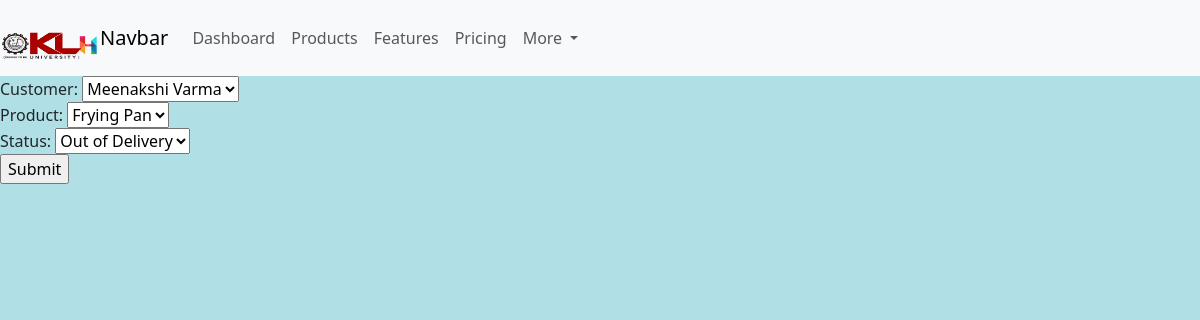
The page /update_order/2/ (signed in) on the database its author committed.
### calc/models.py (models this page shows)
class Order(models.Model):
    STATUS=(
    ('Pending','Pending'),
    ('Out of Delivery','Out of Delivery'),
    ('Delivered','Delivered')
    )
    customer=models.ForeignKey(Customer, null=True, on_delete=models.SET_NULL)
    product=models.ForeignKey(Product, null=True, on_delete=models.SET_NULL)
    status=models.CharField(max_length=300, choices=STATUS)

### calc/views.py (the view)
# urls.py: path('update_order/<str:pk>/',views.updateOrder, name='update_order'),
@login_required(login_url='login')
@cache_control(no_cache=True, must_revalidate=True, no_store=True)
def updateOrder(request, pk):
    order=Order.objects.get(id=pk)
    form=OrderForm(instance=order)
    if request.method=="POST":
        form=OrderForm(request.POST, instance=order)
    if form.is_valid():
        form.save()
        return redirect('/orderpage')
    context={'form':form}
    return render(request,'order_form.html',context)

### calc/forms.py
class OrderForm(ModelForm):
    class Meta:
        model=Order
        fields="__all__"

### calc/models.py (called while the page is built)
    def __str__(self):
        return self.name

    def __str__(self):
        return self.name

### templates/order_form.html (shortened to what this page needs)
<!DOCTYPE html>
<html lang="en">
<head>
</head>
<body>
    {% extends 'base.html' %}
{% block content %}
<form action="" method="POST">
    {{form}}
    <input type="submit" name="submit">
    </form>
{% endblock %}

### rows shown on the page
Order: customer "Meenakshi Varma", product "Frying Pan", status "Out of Delivery"
